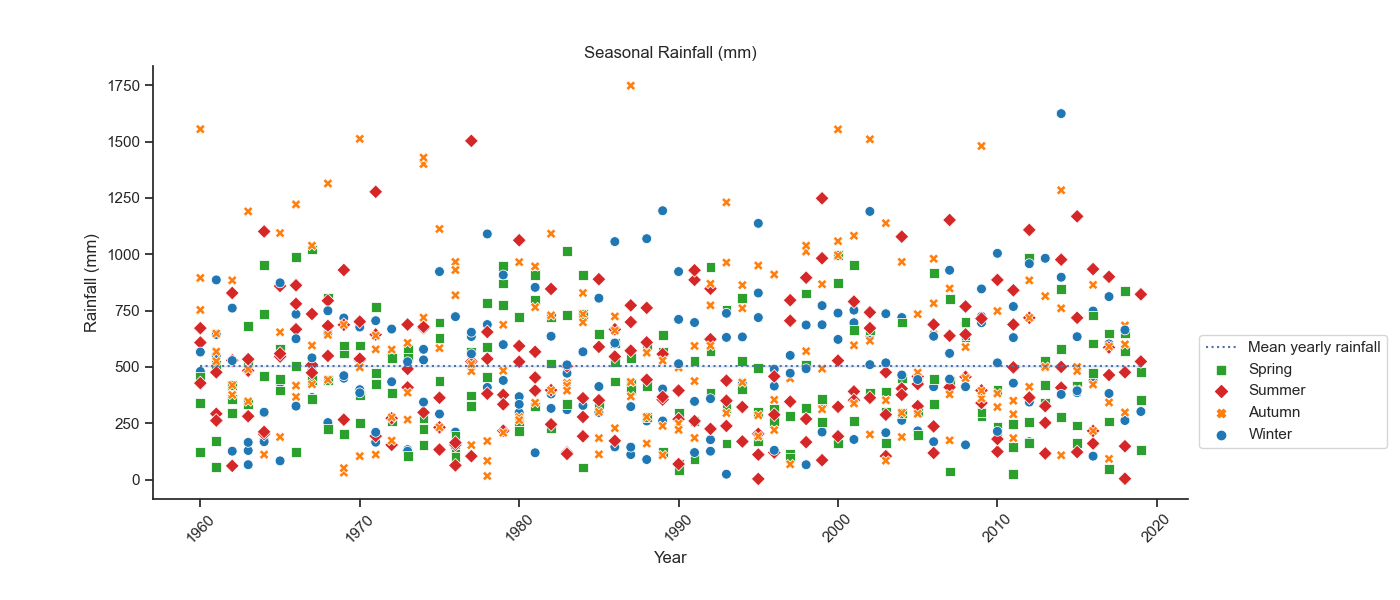

This figure's Python source:
import pandas as pd
import seaborn as sns
import matplotlib.pyplot as plt

sns.set(style="white")
sns.set_style("ticks", {"xtick.major.size": 16, "ytick.major.size": 16})
sns.despine(top=True, right=True)



# Read and prepare the data
df = pd.read_csv('london_rainfall.csv')

df_melted = df.melt(id_vars=['Year'], var_name='Month', value_name='Rainfall')

seasons = {
    'December': 'Winter', 'January': 'Winter', 'February': 'Winter',
    'March': 'Spring', 'April': 'Spring', 'May': 'Spring',
    'June': 'Summer', 'July': 'Summer', 'August': 'Summer',
    'September': 'Autumn', 'October': 'Autumn', 'November': 'Autumn'
}

# Map the 'Month' column to the corresponding season using the seasons dictionary
df_melted['Season'] = df_melted['Month'].map(seasons)

average_yearly_rainfall = df_melted.groupby('Year')['Rainfall'].mean().reset_index()
mean_rainfall = average_yearly_rainfall['Rainfall'].mean()
print(f"Mean value of the average yearly rainfall: {mean_rainfall:.2f} mm")

# Set up the figure
fig, ax = plt.subplots(figsize=(14, 6))

hue_ranking = ['Spring', 'Summer', 'Autumn', 'Winter']
palette = {'Winter': "tab:blue", 'Autumn': "tab:orange",
           'Spring': "tab:green", 'Summer': "tab:red"}
markers = {'Spring':'s' ,'Summer': 'D',
            'Autumn':'X',  'Winter':'o'}
# Scatter plot - rainfall for Jan - Mar
sns.scatterplot(data=df_melted, x='Year', y='Rainfall',
                hue='Season', style='Season',
                hue_order=hue_ranking,markers=markers,
                palette=palette,s=50,legend=True,ax=ax)
sns.lineplot(x=df_melted['Year'], y=504,  linestyle=":",
             label='Mean yearly rainfall', color='b', ax=ax)

sns.despine()
# Set the title and labels for the axis
ax.set_title('Seasonal Rainfall (mm)', fontsize=12)
ax.set_xlabel('Year', fontsize=12)
ax.set_ylabel('Rainfall (mm)', fontsize=12)

# Rotate x-axis labels for better readability
ax.tick_params(axis='x', rotation=45)

# Customize the legend position and format
ax.legend(loc='lower right',
          bbox_to_anchor=(1.2, 0.1))

# Save the figure to a PNG file
fig.savefig('Scatter Plot with a Line Plot_yearly_rainfall_distribution.png',
            dpi=300, bbox_inches='tight')

plt.tight_layout()
plt.show()
